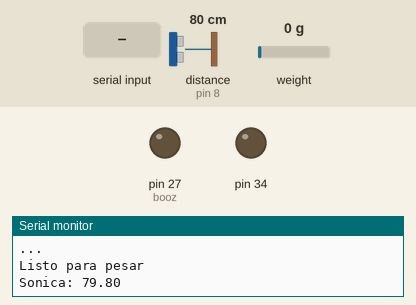
Recording of a sketch running on a simulated Arduino Mega 2560, built with avr-gcc and run on an emulated ATmega2560. Shown: output pins drawn as LEDs (lit = HIGH), the last lines printed to the serial monitor. Wiring (inferred from the names in the program): ultrasonic range finder: trigger pin 7; echo pin 8. Inputs (shaded band) come from the test bench; at power-on: distance to the obstacle (sensor on pin 8) 80 cm, weight on the scale 0 g. The echo pulse lasts 58.3 µs per cm; pins used as bus, display or sensor lines are not drawn.

Above: at 3.3 s.
3.4 s: "alarma\n" received over the second serial link
At 5.2 s:
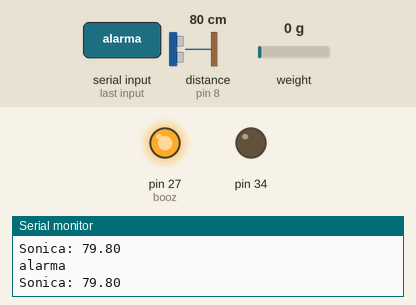
6.1 s: "empezar\n" received over the second serial link
Timing chart, 0 to 9.1 s (numbered marks = the images above; inputs shaded):
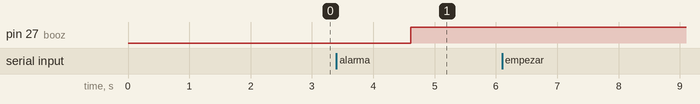

The sketch:

Final.ino
```cpp
#include "HX711.h"
#include "string.h"
#include <SoftwareSerial.h>

//PEso
#define DOUT  A1
#define CLK  A0
#define booz 27

//Sensor de peso
HX711 balanza;
double peso;

//  sensor ultrasonico
#define MEDIA_VELOCIDAD_SONIDO 0.017175 // Mitad de la velocidad del sonido a 20 °C expresada en cm/µs
#define PIN_TRIGGER 7
#define PIN_ECHO 8
#define ESPERA_ENTRE_LECTURAS 1000 // tiempo entre lecturas consecutivas en milisegundos
#define TIMEOUT_PULSO 25000 // la espera máxima de es 30 ms o 30000 µs
float distancia;
unsigned long tiempo;
unsigned long cronometro;
unsigned long reloj=0;

//Bomba de agua
int EnA = 5;    // motor one
int In1 = 42;
int In2 = 44;
int EnB = 10;   // motor two
int In3 = 46;
int In4 = 48;

//bluetooth
String mensaje;
int empezar = 0;

//setup
void setup() {

Serial.begin(9600);
Serial3.begin(9600);
  //area de calibracion de la balanza
  balanza.begin(DOUT, CLK);
  Serial.print("Lectura del valor del ADC:  ");
  Serial.println(balanza.read());
  Serial.println("No ponga ningun  objeto sobre la balanza");
  Serial.println("Destarando...");
  Serial.println("...");
  balanza.set_scale(707815); // Establecemos la escala
  balanza.tare(20);  //El peso actual es considerado Tara.

  //area de sensor ultrasonico
  pinMode(PIN_ECHO,INPUT);
  pinMode(PIN_TRIGGER,OUTPUT);
  pinMode(booz, OUTPUT);
  pinMode(34, OUTPUT);
  digitalWrite(PIN_TRIGGER,LOW); // Para «limpiar» el pulso del pin trigger del módulo
  delayMicroseconds(2);

  Serial.println("Listo para pesar");
}

//Loop
void loop() {
  if(Serial3.available()){
    mensaje = Serial3.readStringUntil('\n');
    Serial.println(mensaje);

    //aqui avizo que empecemos la ducha
    if(mensaje == "empezar"){
      if(peso > 0 ){
        //si hay toalla entonces empezamos
        Serial3.write("ok#");
        empezar = 1;
      }
      else{
        //si no hay toalla entonces avizo
        Serial3.write("no#");
      }
    }

    if(mensaje=="alarma"){
      digitalWrite(booz, HIGH);
      digitalWrite(34,LOW);
    }
  }

  Serial.print("Sonica: ");
  tomar_valor_sonico();
  Serial.println(distancia);
  if(distancia < 10 && empezar == 1){
    encenderBomba();
  }
  else{
    apagarBomba();
  }
  //Serial.print("Peso: ");
  obtenerPeso();
  //Serial.println(peso);
}

//metodos para el sonico
void obtenerPeso(){
  peso = balanza.get_units(20);
  delay(500);
}

//metodos para valor sonico
void tomar_valor_sonico() {
  cronometro=millis()-reloj;
  if(cronometro>ESPERA_ENTRE_LECTURAS)
  {
    digitalWrite(PIN_TRIGGER,HIGH); // Un pulso a nivel alto…
    delayMicroseconds(10); // …durante 10 µs y
    digitalWrite(PIN_TRIGGER,LOW); // …volver al nivel bajo
    tiempo=pulseIn(PIN_ECHO,HIGH,TIMEOUT_PULSO); // Medir el tiempo que tarda en llegar un pulso
    distancia=MEDIA_VELOCIDAD_SONIDO*tiempo;
    reloj=millis();
  }
}

long microsecondsToCentimeters(long microseconds) {
  return microseconds / 58;
}

//metodos para la bomba de agua
void encenderBomba() {
  // turn on motor B
  digitalWrite(In3, HIGH);
  digitalWrite(In4, LOW);
  digitalWrite(In1, HIGH);
  digitalWrite(In2, LOW);
  // set speed to 150 out 255
  analogWrite(EnA, 200);
  // set speed to 150 out 255
  analogWrite(EnB, 200);
}

void apagarBomba(){
  digitalWrite(In1, LOW);
  digitalWrite(In2, LOW);
  digitalWrite(In3, LOW);
  digitalWrite(In4, LOW);
}
```

Measured:
- after the input at 3.4 s, pin 27 (booz): LOW → HIGH after 1.2 s
